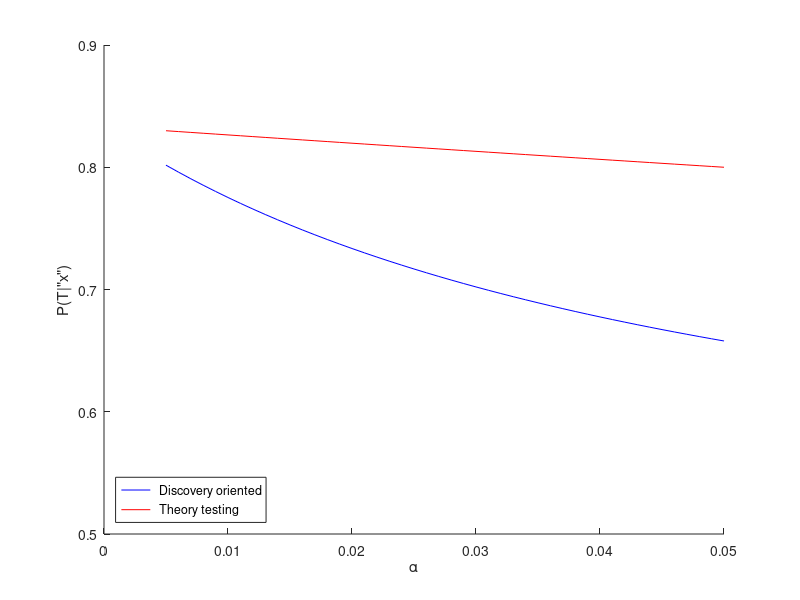

This chart was generated by the following MATLAB code: (Note: this script raises an error after producing the figure.)
%theory crisis table 2 and so on
close all

%--- begin with some quick functions to compute components
%theory level
%p_t = prior of theory
%p_x_t = likelihood of hypothesis if theory true
%p_x_nott = likelihood of hypothesis if theory not true
priorX = @(p_t, p_x_t, p_x_nott) p_x_t*p_t + p_x_nott*(1-p_t);
postT_Htrue = @(p_t, p_x_t, p_x_nott) (p_x_t * p_t) /(p_x_t*p_t + p_x_nott*(1-p_t));
postT_Hfalse = @(p_t, p_x_t, p_x_nott) ((1-p_x_t) * p_t) /((1-p_x_t)*p_t + (1-p_x_nott)*(1-p_t));

%empirical level
% power = 1-beta or likelihood of data if hypothesis true
% alpha = likelihood of data if hypothesis false
postH_data = @(priX, power, alpha) power*priX / (power*priX + alpha*(1-priX));

%combining both levels
postT_data = @(pstT_Htrue, pstH_data, pstT_Hfalse) pstT_Htrue * pstH_data + pstT_Hfalse * (1-pstH_data);

%--- explore parameter values
p_t = [.5 .5];
p_x_t = [.1 1];
p_x_nott = [.02 .2];
alphas = .005:.001:.05;
power = .8;
postTheory=zeros(2,length(alphas));
for tR=1:2 %both types of research
    k=0;
    for alpha=alphas
        k=k+1;
        postTheory(tR, k) = postT_data(postT_Htrue(p_t(tR), p_x_t(tR), p_x_nott(tR)), ...
            postH_data(priorX(p_t(tR), p_x_t(tR), p_x_nott(tR)),power, alpha), ...
            postT_Hfalse(p_t(tR), p_x_t(tR), p_x_nott(tR))) %#ok<NOPTS>
    end
end
figure;
hold on;
plot(alphas,postTheory(1,:),'b-', ...
    alphas,postTheory(2,:),'r-')
legend(' Discovery oriented',' Theory testing','Location','SouthWest')
xlabel('\alpha')
ylabel('P(T|"x")')
axis([0 .05 .5 .9])
ax = gca;
ax.XTick = [0:.01:.05];
ax.YTick = [.5:.05:.9];
ax.YTickLabel = {'0.5','','0.6','','0.7','','0.8','','0.9'};
hold off;

